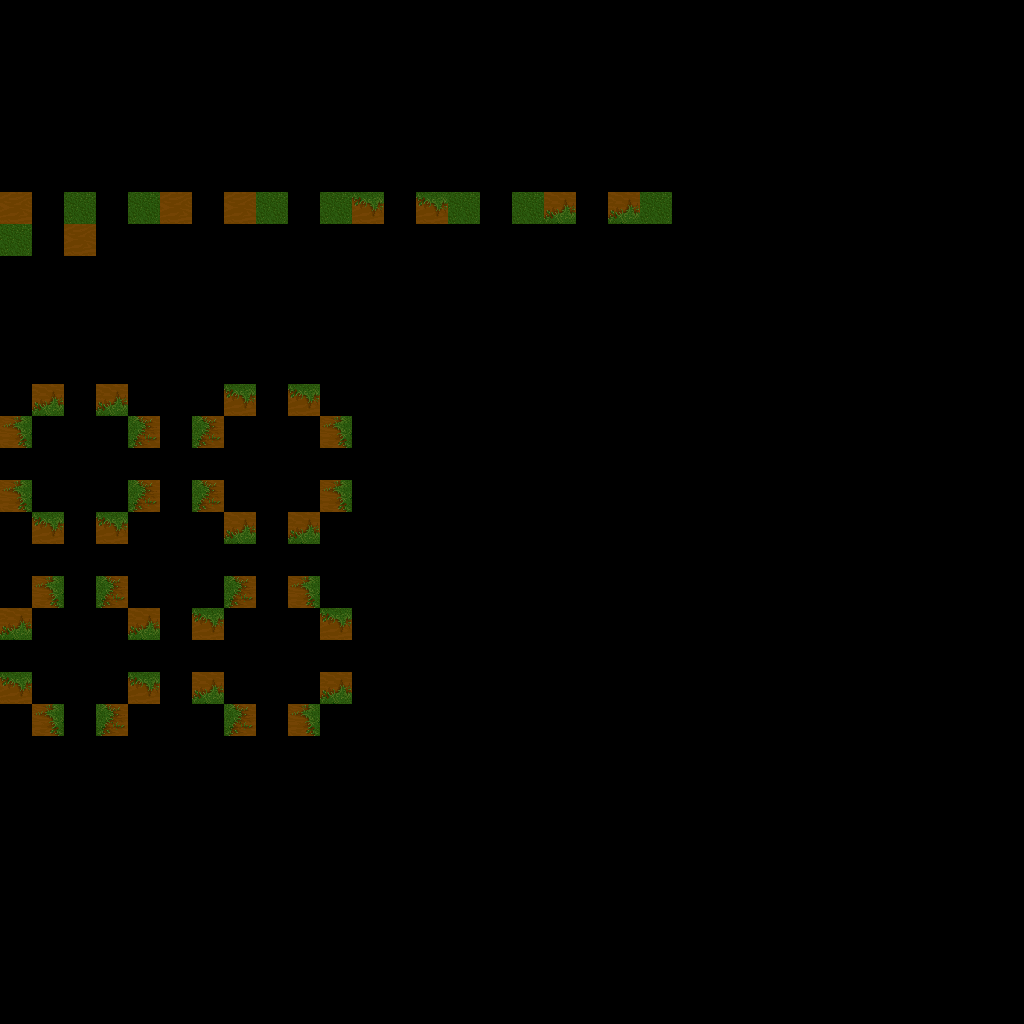

Below is a game level as drawn by its tile map, then a one-line description and the .tmx that defines it (tile-layer data replaced by summaries):
An orthogonal 32x32 tile map with 32x32 px tiles, 1 tile layer (input_Tiles), 6 hidden layers not drawn.

<map version="1.0" orientation="orthogonal" renderorder="right-down" width="32" height="32" tilewidth="32" tileheight="32">
 <tileset firstgid="1" source="summertileset.tsx" />
 <layer name="regions_input" width="32" height="32" visible="0">
  <data>[1024 cells, 48 non-empty, 6 distinct tile ids]</data>
 </layer>
 <layer name="regions_output" width="32" height="32" visible="0">
  <data>[1024 cells, 24 non-empty, 14 distinct tile ids]</data>
 </layer>
 <layer name="input_Tiles" width="32" height="32">
  <data>[1024 cells, 48 non-empty, 6 distinct tile ids]</data>
 </layer>
 <layer name="input_Tiles" width="32" height="32" visible="0">
  <data>[1024 cells, 32 non-empty, 8 distinct tile ids]</data>
 </layer>
 <layer name="input_Tiles" width="32" height="32" visible="0">
  <data>[1024 cells, 32 non-empty, 8 distinct tile ids]</data>
 </layer>
 <layer name="output_Collisions" width="32" height="32" visible="0">
  <data>[1024 cells, 0 non-empty, 0 distinct tile ids]</data>
 </layer>
 <layer name="output_Tiles" width="32" height="32" visible="0">
  <data>[1024 cells, 24 non-empty, 13 distinct tile ids]</data>
 </layer>
</map>
